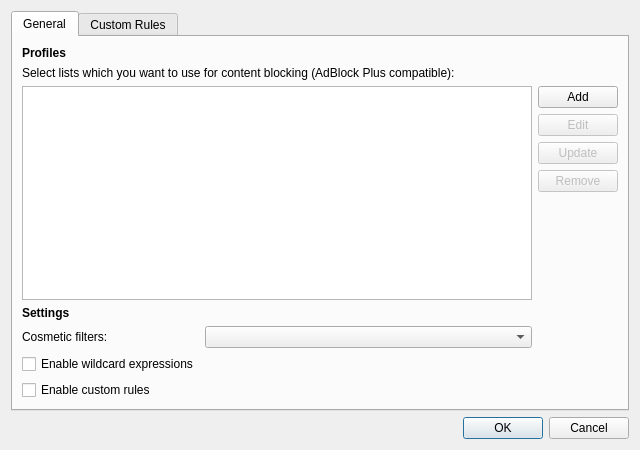
<?xml version="1.0" encoding="UTF-8"?>
<ui version="4.0">
 <class>Otter::ContentFilteringDialog</class>
 <widget class="QDialog" name="Otter::contentFilteringDialog">
  <property name="geometry">
   <rect>
    <x>0</x>
    <y>0</y>
    <width>640</width>
    <height>450</height>
   </rect>
  </property>
  <property name="windowTitle">
   <string>Content Blocking</string>
  </property>
  <layout class="QVBoxLayout" name="contentFilteringVerticalLayout">
   <item>
    <widget class="QTabWidget" name="tabWidget">
     <property name="currentIndex">
      <number>0</number>
     </property>
     <widget class="QWidget" name="generalTab">
      <attribute name="title">
       <string>General</string>
      </attribute>
      <layout class="QVBoxLayout" name="generalVerticalLayout">
       <item>
        <widget class="QLabel" name="profilesHeaderLabel">
         <property name="font">
          <font>
           <weight>75</weight>
           <bold>true</bold>
          </font>
         </property>
         <property name="text">
          <string>Profiles</string>
         </property>
        </widget>
       </item>
       <item>
        <widget class="QLabel" name="profilesDescriptionLabel">
         <property name="text">
          <string>Select lists which you want to use for content blocking (AdBlock Plus compatible):</string>
         </property>
         <property name="wordWrap">
          <bool>true</bool>
         </property>
        </widget>
       </item>
       <item>
        <layout class="QHBoxLayout" name="profilesHorizontalLayout">
         <item>
          <layout class="QVBoxLayout" name="profilesVerticalLayout">
           <item>
            <widget class="Otter::ItemViewWidget" name="profilesViewWidget">
             <property name="sizeAdjustPolicy">
              <enum>QAbstractScrollArea::AdjustIgnored</enum>
             </property>
             <property name="editTriggers">
              <set>QAbstractItemView::CurrentChanged|QAbstractItemView::DoubleClicked|QAbstractItemView::EditKeyPressed|QAbstractItemView::SelectedClicked</set>
             </property>
             <property name="alternatingRowColors">
              <bool>true</bool>
             </property>
             <property name="autoExpandDelay">
              <number>-1</number>
             </property>
             <attribute name="headerStretchLastSection">
              <bool>false</bool>
             </attribute>
            </widget>
           </item>
           <item>
            <widget class="QLabel" name="settingsHeaderLabel">
             <property name="font">
              <font>
               <weight>75</weight>
               <bold>true</bold>
              </font>
             </property>
             <property name="text">
              <string>Settings</string>
             </property>
            </widget>
           </item>
           <item>
            <layout class="QFormLayout" name="settingsFormLayout">
             <item row="1" column="0">
              <widget class="QLabel" name="cosmeticFiltersLabel">
               <property name="text">
                <string>Cosmetic filters:</string>
               </property>
              </widget>
             </item>
             <item row="1" column="1">
              <widget class="QComboBox" name="cosmeticFiltersComboBox"/>
             </item>
             <item row="2" column="0">
              <widget class="QCheckBox" name="enableWildcardsCheckBox">
               <property name="text">
                <string>Enable wildcard expressions</string>
               </property>
              </widget>
             </item>
             <item row="3" column="0">
              <widget class="QCheckBox" name="enableCustomRulesCheckBox">
               <property name="text">
                <string>Enable custom rules</string>
               </property>
              </widget>
             </item>
            </layout>
           </item>
          </layout>
         </item>
         <item>
          <layout class="QVBoxLayout" name="profilesButtonsLayout" stretch="0,0,0,0,1">
           <item>
            <widget class="QPushButton" name="addProfileButton">
             <property name="text">
              <string>Add</string>
             </property>
            </widget>
           </item>
           <item>
            <widget class="QPushButton" name="editProfileButton">
             <property name="enabled">
              <bool>false</bool>
             </property>
             <property name="text">
              <string>Edit</string>
             </property>
            </widget>
           </item>
           <item>
            <widget class="QPushButton" name="updateProfileButton">
             <property name="enabled">
              <bool>false</bool>
             </property>
             <property name="text">
              <string>Update</string>
             </property>
            </widget>
           </item>
           <item>
            <widget class="QPushButton" name="removeProfileButton">
             <property name="enabled">
              <bool>false</bool>
             </property>
             <property name="text">
              <string>Remove</string>
             </property>
            </widget>
           </item>
           <item>
            <spacer name="profilesVerticalSpacer">
             <property name="orientation">
              <enum>Qt::Vertical</enum>
             </property>
             <property name="sizeHint" stdset="0">
              <size>
               <width>0</width>
               <height>0</height>
              </size>
             </property>
            </spacer>
           </item>
          </layout>
         </item>
        </layout>
       </item>
      </layout>
     </widget>
     <widget class="QWidget" name="customRulesTab">
      <attribute name="title">
       <string>Custom Rules</string>
      </attribute>
      <layout class="QVBoxLayout" name="customVerticalLayout">
       <item>
        <layout class="QHBoxLayout" name="customRulesHorizontalLayout">
         <item>
          <widget class="Otter::ItemViewWidget" name="customRulesViewWidget">
           <property name="alternatingRowColors">
            <bool>true</bool>
           </property>
           <attribute name="headerVisible">
            <bool>false</bool>
           </attribute>
          </widget>
         </item>
         <item>
          <layout class="QVBoxLayout" name="customRulesButtonsLayout" stretch="0,0,0,1">
           <item>
            <widget class="QPushButton" name="addRuleButton">
             <property name="text">
              <string>Add</string>
             </property>
            </widget>
           </item>
           <item>
            <widget class="QPushButton" name="editRuleButton">
             <property name="text">
              <string>Edit</string>
             </property>
            </widget>
           </item>
           <item>
            <widget class="QPushButton" name="removeRuleButton">
             <property name="text">
              <string>Remove</string>
             </property>
            </widget>
           </item>
           <item>
            <spacer name="customRulesVerticalSpacer">
             <property name="orientation">
              <enum>Qt::Vertical</enum>
             </property>
             <property name="sizeHint" stdset="0">
              <size>
               <width>0</width>
               <height>0</height>
              </size>
             </property>
            </spacer>
           </item>
          </layout>
         </item>
        </layout>
       </item>
      </layout>
     </widget>
    </widget>
   </item>
   <item>
    <widget class="QDialogButtonBox" name="confirmButtonBox">
     <property name="orientation">
      <enum>Qt::Horizontal</enum>
     </property>
     <property name="standardButtons">
      <set>QDialogButtonBox::Cancel|QDialogButtonBox::Ok</set>
     </property>
    </widget>
   </item>
  </layout>
 </widget>
 <customwidgets>
  <customwidget>
   <class>Otter::ItemViewWidget</class>
   <extends>QTreeView</extends>
   <header>src/ui/ItemViewWidget.h</header>
  </customwidget>
 </customwidgets>
 <resources/>
 <connections/>
</ui>
